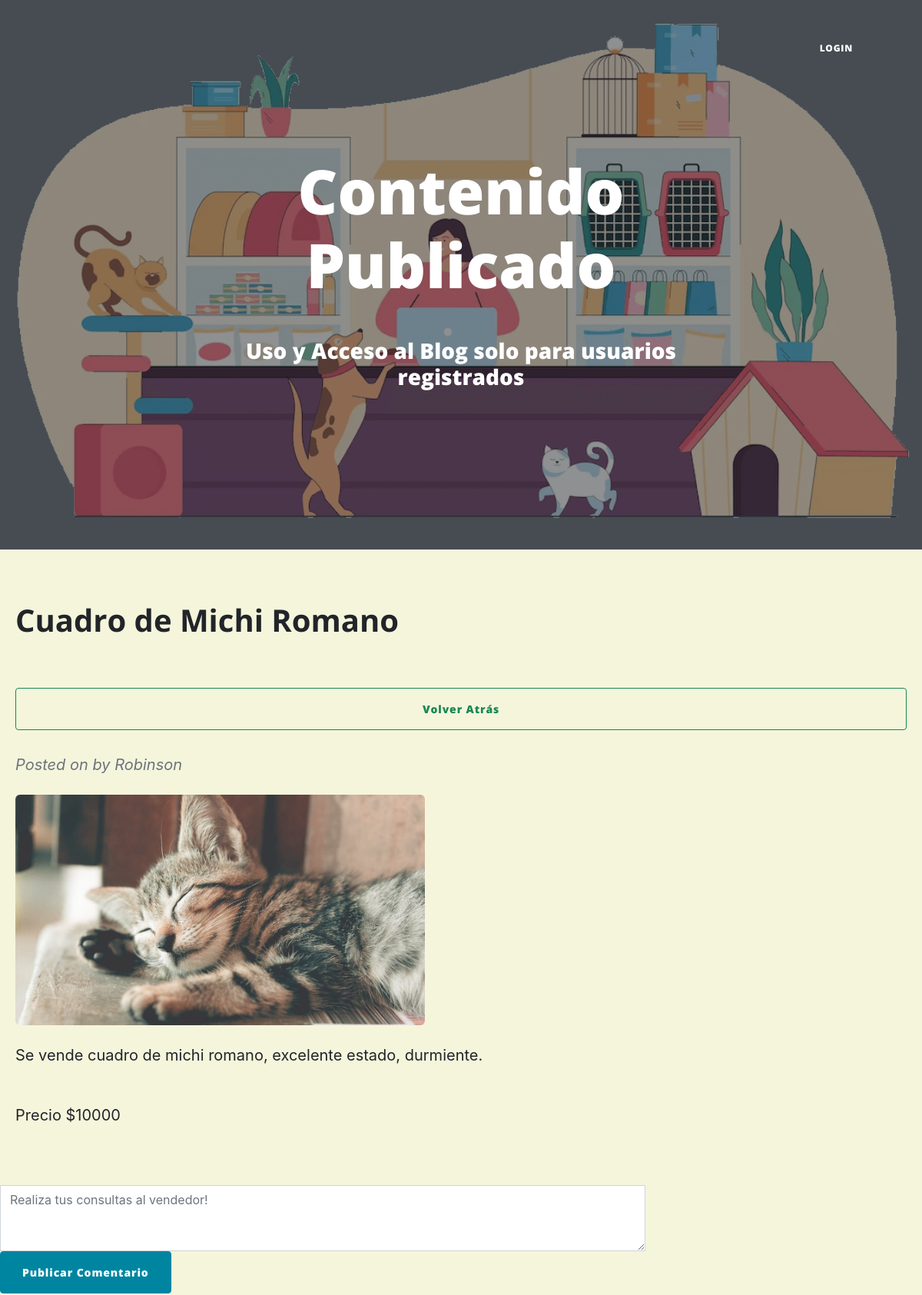
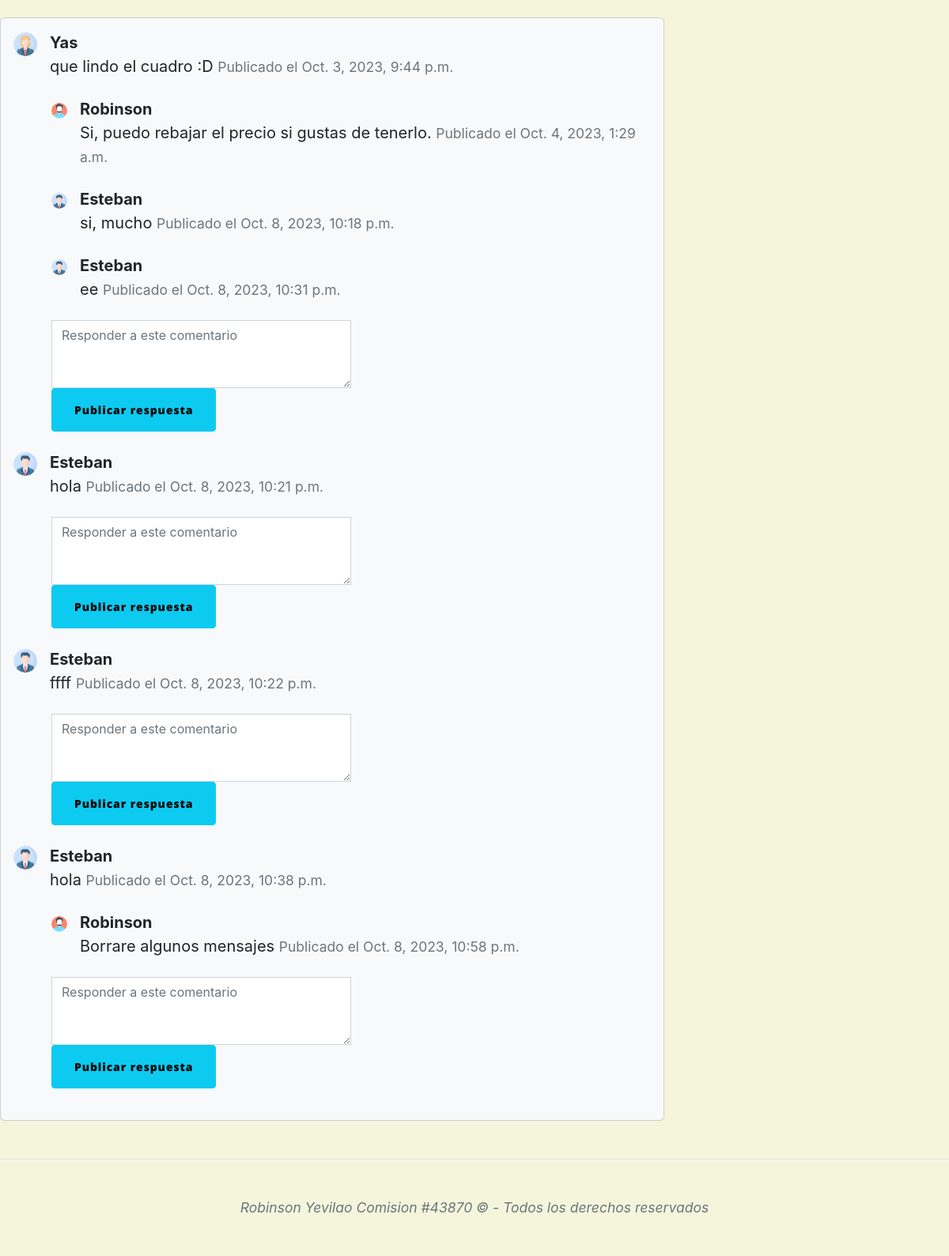
The app's page /AppComunidad/contenido/2/ with its own data (2 pictures, top to bottom).
### AppComunidad/models.py (models this page shows, shortened)
class Comunidad(models.Model):
    titulo= models.CharField(max_length=50)
    contenido=models.TextField()
    imagen=models.ImageField()
    fecha_creacion=models.DateField(auto_now=True)
    precio = models.CharField(max_length=10)
    autor=models.ForeignKey(User, on_delete=models.CASCADE)

class Comentario(models.Model):
    autor = models.ForeignKey(User, on_delete=models.CASCADE)
    publicacion = models.ForeignKey(Comunidad, on_delete=models.CASCADE)
    contenido = models.TextField()
    fecha = models.DateTimeField(auto_now_add=True)
    avatar = models.ImageField(upload_to='media/avatars/', blank=True, null=True)
    respuesta_a = models.ForeignKey('self', null=True, blank=True, on_delete=models.CASCADE, related_name='respuestas')

### AppComunidad/views.py (the view)
# urls.py: path('contenido/<int:comunidad_id>/', contenido, name="contenido"),
def contenido(request, comunidad_id):
    avatar = obtenerAvatar(request)
    publicacion = get_object_or_404(Comunidad, id=comunidad_id)
    comentarios_principales = Comentario.objects.filter(publicacion=publicacion, respuesta_a=None)
    es_autor = publicacion.autor == request.user
    if request.method == 'POST':
        formulario = comentarioForm(request.POST)
        if formulario.is_valid():
            comentario = formulario.save(commit=False)
            comentario.autor = request.user
            comentario.publicacion = publicacion
            try:
                avatar_usuario = Avatar.objects.get(user=request.user)
                comentario.avatar = avatar_usuario.imagen
            except Avatar.DoesNotExist:
                comentario.avatar = None
            respuesta_a_id = request.POST.get('respuesta_a')
            if respuesta_a_id:
                comentario.respuesta_a = Comentario.objects.get(id=respuesta_a_id)
            comentario.save()
            return redirect('contenido', comunidad_id=comunidad_id)
    else:
        formulario = comentarioForm()
    return render(request, "AppComunidad/contenido.html", {'publicacion': publicacion, 'comentarios_principales': comentarios_principales, 'formulario': formulario, 'es_autor': es_autor, 'avatar': obtenerAvatar(request)})

### AppComunidad/forms.py
class comentarioForm(forms.ModelForm):
    respuesta_a = forms.IntegerField(widget=forms.HiddenInput, required=False)
    class Meta:
        model  = Comentario
        fields = ['contenido']

### AppLogin/views.py (called while the page is built)
def obtenerAvatar(request):
    avatares = Avatar.objects.filter(user=request.user.id)
    if len(avatares) != 0:
        return avatares[0].imagen.url
    else:
        return f"{settings.MEDIA_URL}avatars/avatarpordefecto.png"

### AppComunidad/Templates/AppComunidad/contenido.html (shortened to what this page needs)
{% extends "AppComunidad/padrecomunidad.html" %} {% load static %} {% block titulo %} Contenido Publicado {% endblock %} {% block contenido_comunidad %}
<article class="mb-4" style="margin: 20px">
    <header class="mb-4">
        <h1 class="fw-bolder mb-1">{{ publicacion.titulo }}</h1>
        <br />
        <br />
        <a class="btn btn-outline-success btn-block" href="{% url 'contenidohome' %}"> Volver Atrás </a>
        <br />
        <br />
        <div class="text-muted fst-italic mb-2">Posted on {{ publicacion.fecha_publicacion }} by {{ publicacion.autor }}</div>
    </header>
    <figure class="mb-4">
        <img class="img-fluid rounded" src="{{ publicacion.imagen.url }}" alt="{{ publicacion.titulo }}" style="max-width: 100%; height: auto; max-height: 300px" />
    </figure>
    <section class="mb-5">{{ publicacion.contenido | safe }}</section>
    <section class="mb-4">
        <p>Precio ${{ publicacion.precio | safe }}</p>
    </section>
</article>
<form class="mb-4 comentario-form" style="width: 70%" method="POST">
    <textarea class="form-control" name="contenido" rows="3" placeholder="Realiza tus consultas al vendedor!"></textarea>
    <button type="submit" class="btn btn-primary">Publicar Comentario</button>
</form>
<section class="mb-5" style="width: 70%">
    <div class="card bg-light">
        <div class="card-body">
            {% for comentario_principal in comentarios_principales %}
            <div class="d-flex mb-4">
                <div class="flex-shrink-0">
                    {% if comentario_principal.avatar %}
                    <img class="rounded-circle" src="{{ comentario_principal.avatar.url }}" alt="Avatar de usuario" style="width: 30px" />
                    {% else %}
                    <img class="rounded-circle" src="{% static 'avatars/avatar-predeterminado.png' %}" alt="Avatar de usuario predeterminado" />
                    {% endif %}
                </div>
                <div class="ms-3">
                    <div class="fw-bold">{{ comentario_principal.autor.username }}</div>
                    {{ comentario_principal.contenido }}
                    <small class="text-muted">Publicado el {{ comentario_principal.fecha }}</small>
                </div>
            </div>
            {% for respuesta in comentario_principal.respuestas.all %}
            <div class="d-flex mb-4 ms-5 mt-4">
                <div class="flex-shrink-0">
                    {% if respuesta.avatar %}
                    <img class="rounded-circle" src="{{ respuesta.avatar.url }}" alt="Avatar de usuario" style="width: 20px" />
                    {% else %}
                    <img class="rounded-circle" src="{% static 'avatars/avatar-predeterminado.png' %}" alt="Avatar de usuario predeterminado" />
                    {% endif %}
                </div>
                <div class="ms-3">
                    <div class="fw-bold">{{ respuesta.autor.username }}</div>
                    {{ respuesta.contenido }}
                    <small class="text-muted">Publicado el {{ respuesta.fecha }}</small>
                </div>
            </div>
            {% endfor %}
            <form class="mb-4 ms-5 mt-4 text-md" method="POST">
                <textarea class="form-control text-md" style="width: 50%" name="contenido" rows="3" placeholder="Responder a este comentario"></textarea>
                <button type="submit" class="btn btn-info text-md">Publicar respuesta</button>
            </form>
            {% endfor %}
        </div>
    </div>
</section>
{% endblock %}

### AppComunidad/Templates/AppComunidad/padrecomunidad.html (style rules this page uses)
body { background-color: #F5F5DC; }

### AppComunidad/Templates/AppComunidad/contenido.html (style rules this page uses)
.comentario-form { margin-top: 20px; }

### records on screen
Comunidad: titulo "Cuadro de Michi Romano", autor "Robinson", imagen (picture), contenido "Se vende cuadro de michi romano, excelente estado, durmiente.", precio "10000"
Comentario: avatar (picture), autor.username "Yas", contenido "que lindo el cuadro :D", fecha "Oct. 3, 2023, 9:44 p.m."
Comentario: avatar (picture), autor.username "Robinson", contenido "Si, puedo rebajar el precio si gustas de tenerlo.", fecha "Oct. 4, 2023, 1:29 a.m."
Comentario: avatar (picture), autor.username "Esteban", contenido "si, mucho", fecha "Oct. 8, 2023, 10:18 p.m."
Comentario: avatar (picture), autor.username "Esteban", contenido "ee", fecha "Oct. 8, 2023, 10:31 p.m."
Comentario: avatar (picture), autor.username "Esteban", contenido "hola", fecha "Oct. 8, 2023, 10:21 p.m."
Comentario: avatar (picture), autor.username "Esteban", contenido "ffff", fecha "Oct. 8, 2023, 10:22 p.m."
Comentario: avatar (picture), autor.username "Esteban", contenido "hola", fecha "Oct. 8, 2023, 10:38 p.m."
Comentario: avatar (picture), autor.username "Robinson", contenido "Borrare algunos mensajes", fecha "Oct. 8, 2023, 10:58 p.m."
